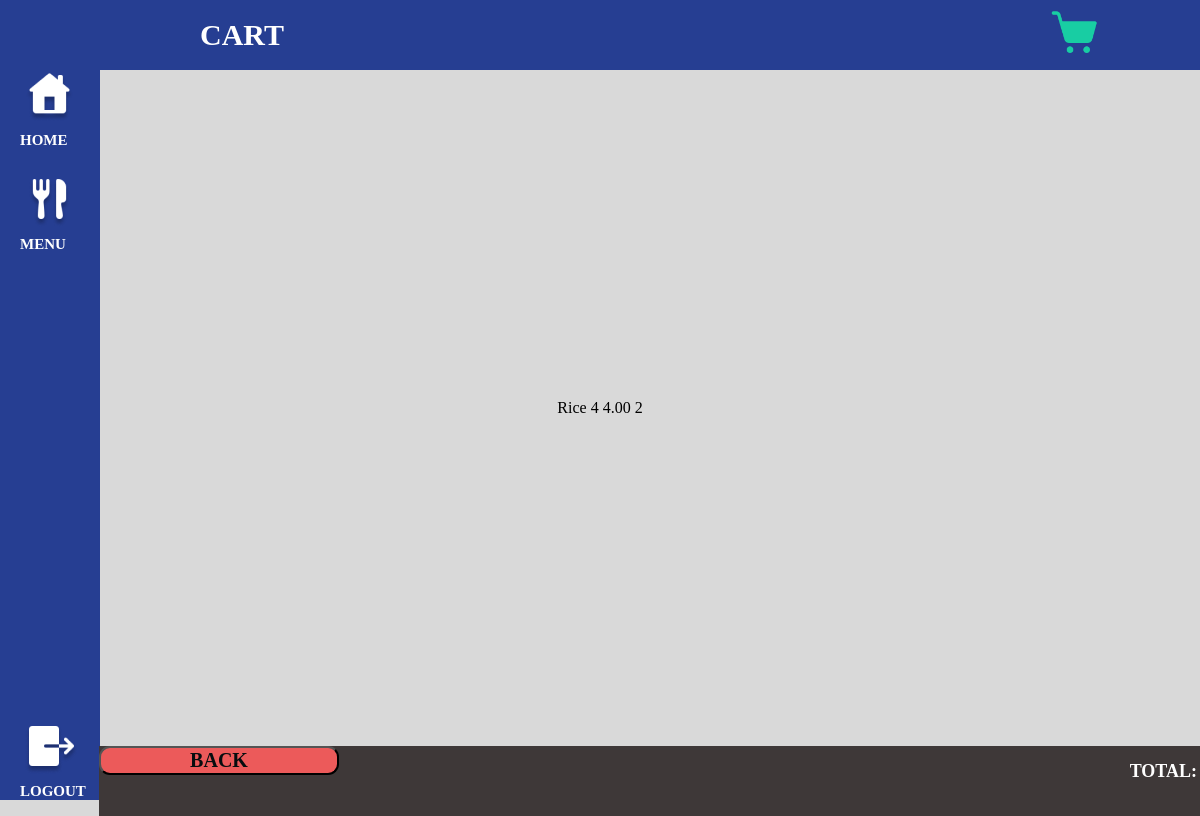
Page /checkout/1/ (signed in) on the earlier database version.
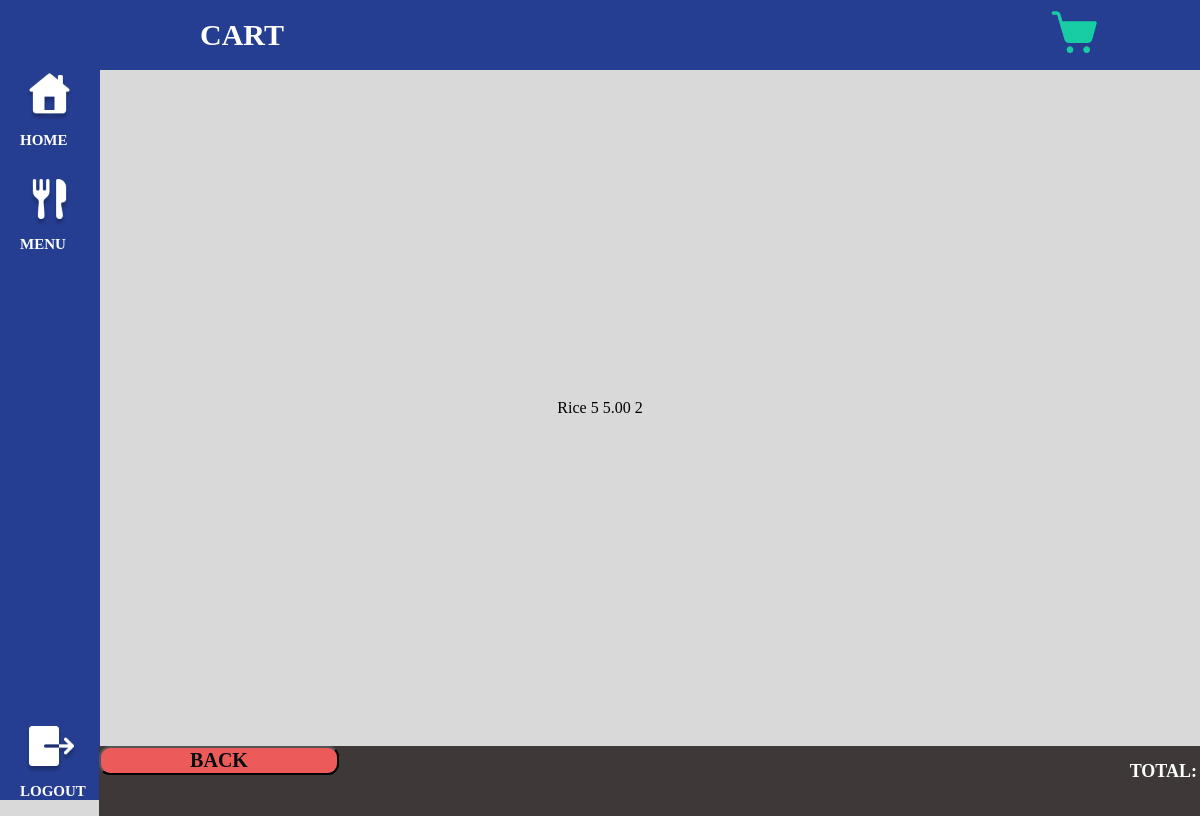
Same page on the later database version.
### practice/models.py (models this page shows)
class CartItem(models.Model):
    cart = models.ForeignKey(Cart, on_delete=models.CASCADE)
    cart_item = models.ForeignKey(FoodItem, on_delete=models.CASCADE)
    cartitem_quantity = models.PositiveIntegerField(default=1)
    def total_price(self):
        return self.cartitem_quantity * self.cart_item.Food_Price

class FoodItem(models.Model):
    id = models.AutoField(auto_created=True, primary_key=True, serialize=False, verbose_name='ID')
    Food_Name = models.CharField('Food Name', max_length=50)
    Food_Price = models.DecimalField('Food Price',max_digits=4, decimal_places=2)
    Ingredient_List = models.TextField('Ingredient List', max_length=100)
    Food_Description = models.TextField('Food Description', max_length=200)
    Food_Availability = models.BooleanField('Food Availability', default=True)

### practice/views.py (the view)
# urls.py: path('checkout/<int:cart_id>/', views.checkout, name='checkout'),
@login_required(login_url='register')
def checkout(request, cart_id):
        cart = get_object_or_404(Cart, id=cart_id)
        cart_items = CartItem.objects.filter(cart=cart)
        if not cart_items.exists():
            return redirect('cart', student_id=cart.student.id)
        cart_data = []
        total_price = 0  # Initialize total price
        cart_item = None  # Initialize cart_item
        for cart_item in cart_items:
            item_data = {
                'id': cart_item.cart_item.id,
                'name': cart_item.cart_item.Food_Name,
                'quantity': cart_item.cartitem_quantity,
                'total_price': cart_item.total_price(),
            }
            cart_data.append(item_data)
            total_price += cart_item.total_price()
        return render(request, 'checkout.html', {'cart_data': cart_data, 'cart': cart, 'cart_item': cart_item, 'total_price': total_price})

### practice/templates/checkout.html (shortened to what this page needs)
<!DOCTYPE html>
{% load static %}
<html>
<head>
    <link rel="stylesheet" href="{% static 'css/checkout.css' %}">
</head>
<body>
    <header>
        <h1>CART</h1>
        <a href="{% url 'cart' student_id=cart.student.id %}"><img src="{% static 'image/Cart Selected.png' %}" alt="logo"></a>
    </header>
    <nav>
        <a href="{% url 'user-profile' %}" class="home"><img src="{% static 'image/Home Page.png' %}">HOME</a>
        <a href="{% url 'user-menu' student_id=cart.student.id %}" class="menu"><img src="{% static 'image/Menu.png' %}">MENU</a>
        <a href="{% url 'logout' %}" class="logout" id="logout"><img src="{% static 'image/Logout.png' %}">LOGOUT</a>
    </nav>
        <main>
            <div id="bottom-cart">
                <a href="{% url 'cart' student_id=cart.student.id %}"><button id="cart-back">BACK</button></a>
                <p>TOTAL: {{ total_price }}</p>
            </div>
            <div style="display: flex; justify-content: center; align-items: center; height: 100vh;">
            {% for item_data in cart_data %}
            <tr>
                <td>{{ item_data.name }}</td>
                <td>{{ item_data.quantity }}</td>
                <td>{{ item_data.total_price }}</td>
                <td>{{ item_data.id }}</td>
            </tr>
        </div>
        {% endfor %}
        </main>
    </body>
</html>

### practice/static/css/checkout.css (style rules this page uses)
nav { width: 100px; height: 100vh; top:0; left:0; position: fixed; float: left; background: #263E92; }
header { width: 100%; height: 70px; background: #263E92; position: fixed; top: 0; left: 0; display: flex; align-items: center; justify-content: space-between; z-index: 3; }
h1 { color: #FFF; text-align: left; position: relative; font-family: Quicksand; font-size: 30px; font-style: normal; font-weight: 500; line-height: normal; text-transform: uppercase; font-weight: bold; margin-left: 200px; }
header img { height: 50px; width: 50px; margin-right: 100px; }
nav { display: flex; flex-direction: column; }
body { background-color: #D9D9D9; }
.logout { margin-top: auto; text-decoration: none; margin-left: 20px; color: #FFF; font-family: Quicksand; font-size: 15px; font-style: normal; font-weight: 500; line-height: normal; text-transform: uppercase; font-weight: bold; }
.home { text-decoration: none; margin-top: 70px; margin-left: 20px; color: #FFF; font-family: Quicksand; font-size: 15px; font-style: normal; font-weight: 500; line-height: normal; text-transform: uppercase; font-weight: bold; }
.menu { text-decoration: none; margin-top: 25px; margin-left: 20px; color: #FFF; font-family: Quicksand; font-size: 15px; font-style: normal; font-weight: 500; line-height: normal; text-transform: uppercase; font-weight: bold; }
#bottom-cart { display: flex; position: fixed; bottom: 0; left: 99px; justify-content: space-between; background-color: #3E3838; width: 94.5%; height: 70px; }
#bottom-cart p { color: #FFF; font-family: Quicksand; font-size: 18px; font-style: normal; font-weight: 500; line-height: normal; text-transform: uppercase; font-weight: bold; margin-left: 690px; margin-top: 15px; }
#bottom-cart button { cursor: pointer; }
#cart-back { border-radius: 11px; background: var(--Actions-extras-warning-error, #EC5A5A); color: var(--blue-blue-900, #060D0F); text-align: center; width: 240px; font-family: Quicksand; font-size: 20px; font-style: normal; font-weight: 700; line-height: normal; text-transform: uppercase; }

Differences in the rows shown:
changed CartItem "Rice": quantity "4" → "5"; total_price "4.00" → "5.00"
